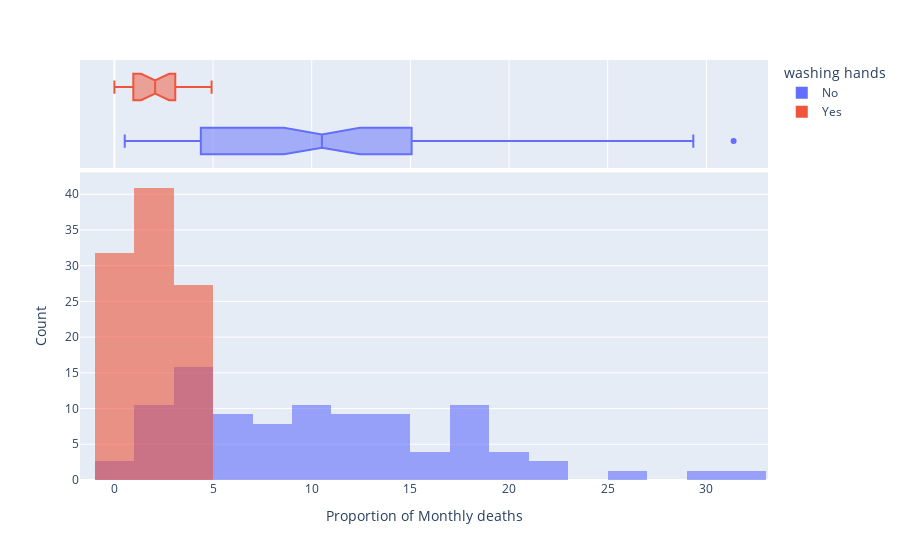

Write notebook code for a chart like this one.
### Markdown cell above
### Use Histograms to Visualise the Monthly Distribution of Outcomes

**Challenge**: Create a [plotly histogram](https://plotly.com/python/histograms/) to show the monthly percentage of deaths. 

* Use docs to check out the available parameters. Use the [`color` parameter](https://plotly.github.io/plotly.py-docs/generated/plotly.express.histogram.html) to display two overlapping histograms.
* The time period of handwashing is shorter than not handwashing. Change `histnorm` to `percent` to make the time periods comparable. 
* Make the histograms slighlty transparent
* Experiment with the number of bins on the histogram. Which number work well in communicating the range of outcomes?
* Just for fun, display your box plot on the top of the histogram using the `marginal` parameter.

### Code cell
hist = px.histogram(df_monthly, x='pct_deaths', color='washing hands', nbins=30, marginal='box', barmode='overlay', opacity=0.6, histnorm='percent')

hist.update_layout(xaxis_title='Proportion of Monthly deaths', yaxis_title='Count')
hist.show()

### Figure 1 — Plotly figure (JSON) as saved in the notebook; plotly's stock layout.template omitted (floating-point values rounded to 4 significant figures)
{"data": [{"alignmentgroup": "True", "bingroup": "x", "histnorm": "percent", "hovertemplate": "washing hands=No<br>pct_deaths=%{x}<br>percent=%{y}<extra></extra>", "legendgroup": "No", "marker": {"color": "#636efa", "opacity": 0.6, "pattern": {"shape": ""}}, "name": "No", "nbinsx": 30, "offsetgroup": "No", "orientation": "v", "showlegend": true, "type": "histogram", "x": [14.57, 7.531, 4.332, 1.569, 0.7843, 5, 8.421, 1.351, 1.878, 11.02, 22.55, 20.85, 12.22, 10.23, 10.74, 3.226, 6.593, 20.78, 25.46, 18.39, 29.34, 22.97, 31.38, 19.12, 15.97, 12.41, 11.93, 6.098, 4.082, 0.5236, 1.554, 2.262, 17.6, 7.143, 8.051, 15.16, 11.28, 17.03, 17.31, 5.833, 2.679, 4.369, 6.32, 1.224, 3.226, 11.02, 10.55, 7.591, 4.745, 4.452, 4.231, 4.392, 7.143, 6.122, 3.586, 10.55, 14.84, 10.94, 10.49, 13.39, 18.09, 15.43, 18.97, 13.44, 10.15, 13.1, 18.06, 14.39, 14.96, 10.77, 5.369, 3.215, 1.923, 3.607, 18.27, 12.24], "xaxis": "x", "yaxis": "y"}, {"alignmentgroup": "True", "hovertemplate": "washing hands=No<br>pct_deaths=%{x}<extra></extra>", "legendgroup": "No", "marker": {"color": "#636efa"}, "name": "No", "notched": true, "offsetgroup": "No", "showlegend": false, "type": "box", "x": [14.57, 7.531, 4.332, 1.569, 0.7843, 5, 8.421, 1.351, 1.878, 11.02, 22.55, 20.85, 12.22, 10.23, 10.74, 3.226, 6.593, 20.78, 25.46, 18.39, 29.34, 22.97, 31.38, 19.12, 15.97, 12.41, 11.93, 6.098, 4.082, 0.5236, 1.554, 2.262, 17.6, 7.143, 8.051, 15.16, 11.28, 17.03, 17.31, 5.833, 2.679, 4.369, 6.32, 1.224, 3.226, 11.02, 10.55, 7.591, 4.745, 4.452, 4.231, 4.392, 7.143, 6.122, 3.586, 10.55, 14.84, 10.94, 10.49, 13.39, 18.09, 15.43, 18.97, 13.44, 10.15, 13.1, 18.06, 14.39, 14.96, 10.77, 5.369, 3.215, 1.923, 3.607, 18.27, 12.24], "xaxis": "x2", "yaxis": "y2"}, {"alignmentgroup": "True", "bingroup": "x", "histnorm": "percent", "hovertemplate": "washing hands=Yes<br>pct_deaths=%{x}<br>percent=%{y}<extra></extra>", "legendgroup": "Yes", "marker": {"color": "#EF553B", "opacity": 0.6, "pattern": {"shape": ""}}, "name": "Yes", "nbinsx": 30, "offsetgroup": "Yes", "orientation": "v", "showlegend": true, "type": "histogram", "x": [2.239, 1.2, 1.894, 4.58, 3.957, 4.472, 2.93, 3.534, 0.6873, 0, 0.6557, 0.9585, 1.136, 0.3717, 0, 0.9615, 2.341, 2.903, 1.34, 2.233, 3.085, 4.926], "xaxis": "x", "yaxis": "y"}, {"alignmentgroup": "True", "hovertemplate": "washing hands=Yes<br>pct_deaths=%{x}<extra></extra>", "legendgroup": "Yes", "marker": {"color": "#EF553B"}, "name": "Yes", "notched": true, "offsetgroup": "Yes", "showlegend": false, "type": "box", "x": [2.239, 1.2, 1.894, 4.58, 3.957, 4.472, 2.93, 3.534, 0.6873, 0, 0.6557, 0.9585, 1.136, 0.3717, 0, 0.9615, 2.341, 2.903, 1.34, 2.233, 3.085, 4.926], "xaxis": "x2", "yaxis": "y2"}], "layout": {"barmode": "overlay", "legend": {"title": {"text": "washing hands"}, "tracegroupgap": 0}, "margin": {"t": 60}, "xaxis": {"anchor": "y", "domain": [0, 1], "title": {"text": "Proportion of Monthly deaths"}}, "xaxis2": {"anchor": "y2", "domain": [0, 1], "matches": "x", "showgrid": true, "showticklabels": false}, "yaxis": {"anchor": "x", "domain": [0, 0.7326], "title": {"text": "Count"}}, "yaxis2": {"anchor": "x2", "domain": [0.7426, 1], "matches": "y2", "showgrid": false, "showline": false, "showticklabels": false, "ticks": ""}}}
